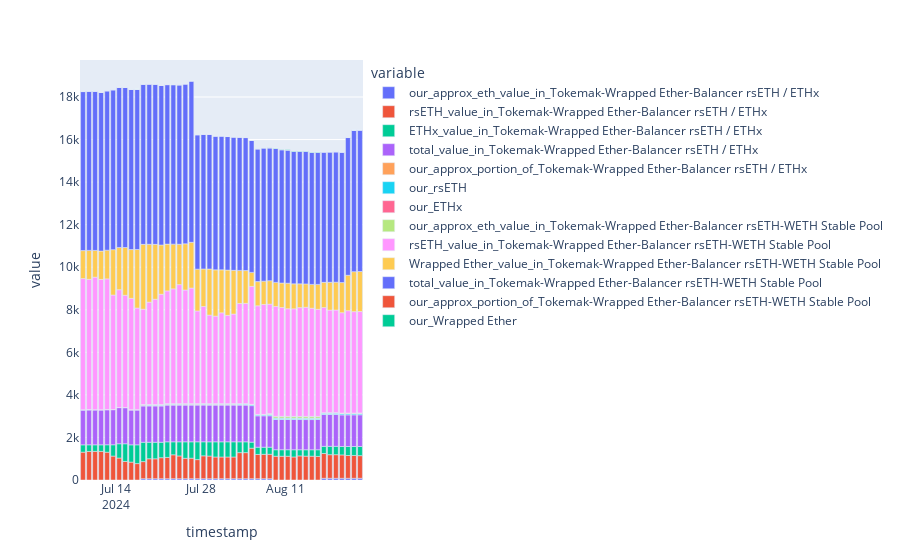

Notebook code cell kept with this figure:
### Code cell
px.bar(df[df.columns[1:]])
